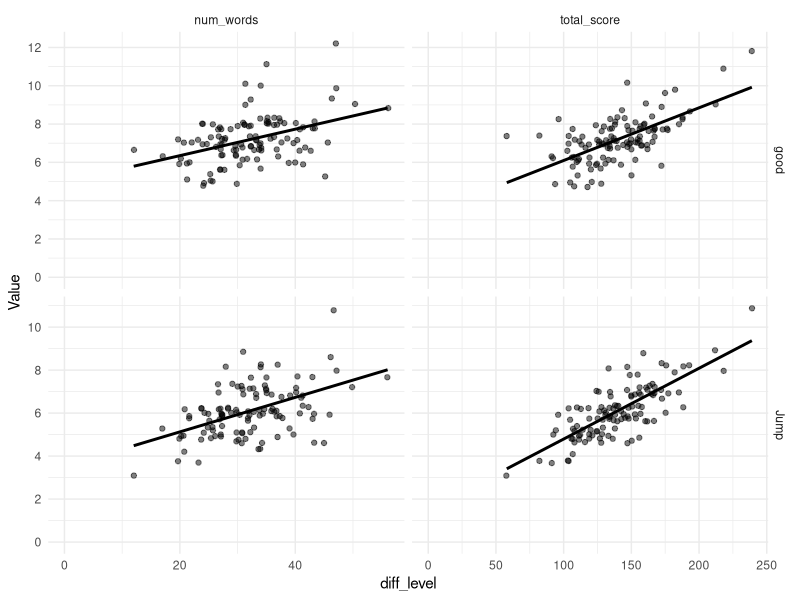
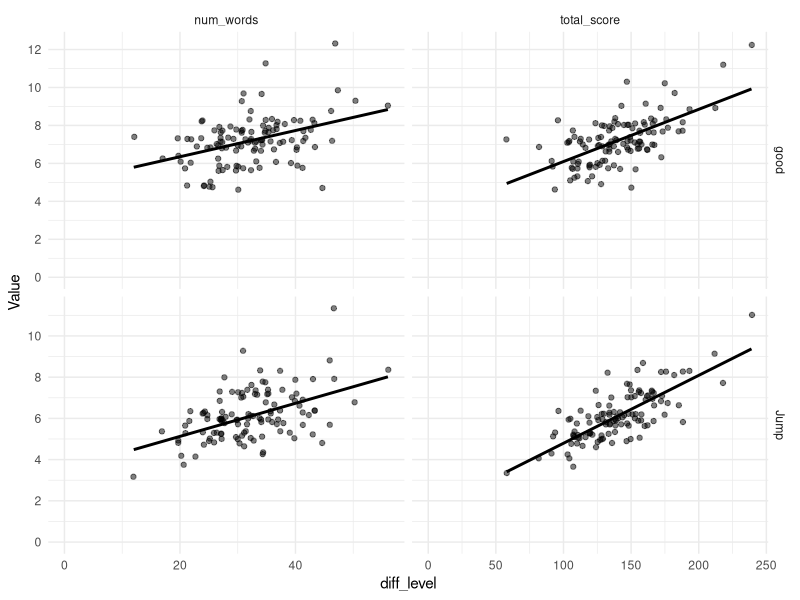

Reproduce these figures in R, in order.
library(tidyverse)

data <- read_csv('../data/calculated_scores.csv') %>% 
  separate(words_score, into = c(NA, 'num_words', 'total_score', NA), convert = TRUE) %>% 
  pivot_longer(cols = c('good', 'Jump'), names_to = 'Metric', values_to = 'Value') %>% 
  pivot_longer(cols = c('num_words', 'total_score'), names_to = 'difficulty', values_to = 'diff_level') %>% 
  select(Metric, Value, difficulty, diff_level)

data %>% 
  ggplot(aes(x = diff_level, y = Value)) +
  theme_minimal() +
  geom_jitter(alpha = 0.5) +
  geom_smooth(formula = y~x, method = 'lm', se = FALSE, color = 'black') +
  facet_grid(rows = vars(Metric), cols = vars(difficulty), scales = 'free') +
  expand_limits(x = 0, y = 0) +
  scale_y_continuous(breaks = seq(0, 16, 2))
ggsave('threshold_modelling.png', width = 8, height = 6)

models <- data %>% 
  filter(difficulty == 'total_score') %>% 
  group_by(Metric) %>% 
  nest() %>% 
  mutate(fit = map(data,~ coef(lm(Value ~ diff_level, .x))))
